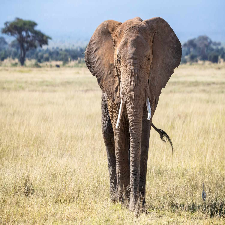
#> input picture Image1.png, 225 x 225 px
$ python morph.py
#> lines starting #> are read from the running program, lines starting #| are printed output that depends on the picture
import numpy as np
import cv2
import math

'''
1- 2 images must have the same size .

2- we get the coordianates of the left and right eyes and mouse
of 2 images

'''

#read image
img = cv2.imread(r"Image1.png")
#> img is the input picture: shape (225, 225, 3); mean B, G, R 151.2, 171.5, 181.6
img2 = cv2.imread(r"Image3.png")
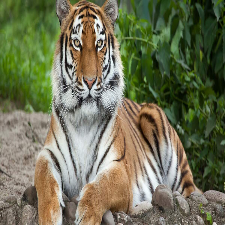
#> input picture Image3.png, 225 x 225 px
#> img2 is the input picture: shape (225, 225, 3); mean B, G, R 86, 114.5, 112.2

#lift , right eyes and mouse
pts1 = np.array([[218, 240],[295, 240],[250, 383]],np.float32)


pts2 = np.array([[248, 245],[345, 270],[281, 366]],np.float32)


pts11 =np.zeros((3,2),np.float32)
pts22 =np.zeros((3,2),np.float32)

dis = 100.0 # iterations
piece = 1.0 / dis

for i in range(0,int(dis)):


    for j in range(0,3):
        disx = (pts1[j,0] - pts2[j,0])*-1
        disy = (pts1[j,1] - pts2[j,1])*-1

        #move of first image
        movex1 =( disx/dis) * (i+1)
        movey1 =( disy/dis) * (i+1)


        #move of second image
        movex2 =disx-movex1
        movey2 =disy-movey1

        pts11[j,0] = pts1[j,0] + movex1
        pts11[j,1] = pts1[j,1] + movey1

        pts22[j,0] = pts2[j,0] - movex2
        pts22[j,1] = pts2[j,1] - movey2


    mat1=cv2.getAffineTransform(pts1, pts11)
    mat2=cv2.getAffineTransform(pts2, pts22)

    dst1=cv2.warpAffine(img, mat1, (img.shape[1],img.shape[0]),None,None,cv2.BORDER_REPLICATE)
    dst2=cv2.warpAffine(img2, mat2, (img.shape[1],img.shape[0]),None,None,cv2.BORDER_REPLICATE)

    dst=cv2.addWeighted(dst1, 1-(piece*(i)), dst2, piece*(i+1), 0)


    cv2.imshow("Image_Morphing",dst)
    cv2.waitKey(100)
#> this loop made 100 passes
#> pass 1, `dst1=cv2.warpAffine(img, mat1, (img.shape[1],img.shape[0]),None,None,c..`:
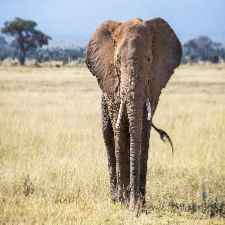
#> dst1: shape (225, 225, 3); mean B, G, R 151.3, 171.6, 181.7
#> pass 1, `dst2=cv2.warpAffine(img2, mat2, (img.shape[1],img.shape[0]),None,None,..`:
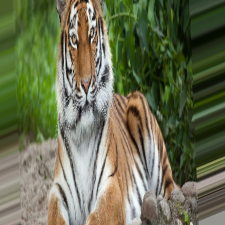
#> dst2: shape (225, 225, 3); mean B, G, R 81.8, 111.3, 106.2
#> after the loop:
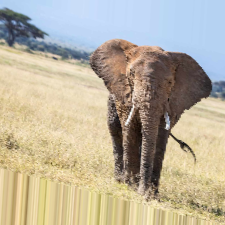
#> dst1: shape (225, 225, 3); mean B, G, R 157.4, 176.6, 185.1
#> after the loop, pts11 = [[248, 245], [345, 270], [281, 366]]; pts22 = [[248, 245], [345, 270], [281, 366]]


cv2.waitKey(0)

cv2.destroyAllWindows()
